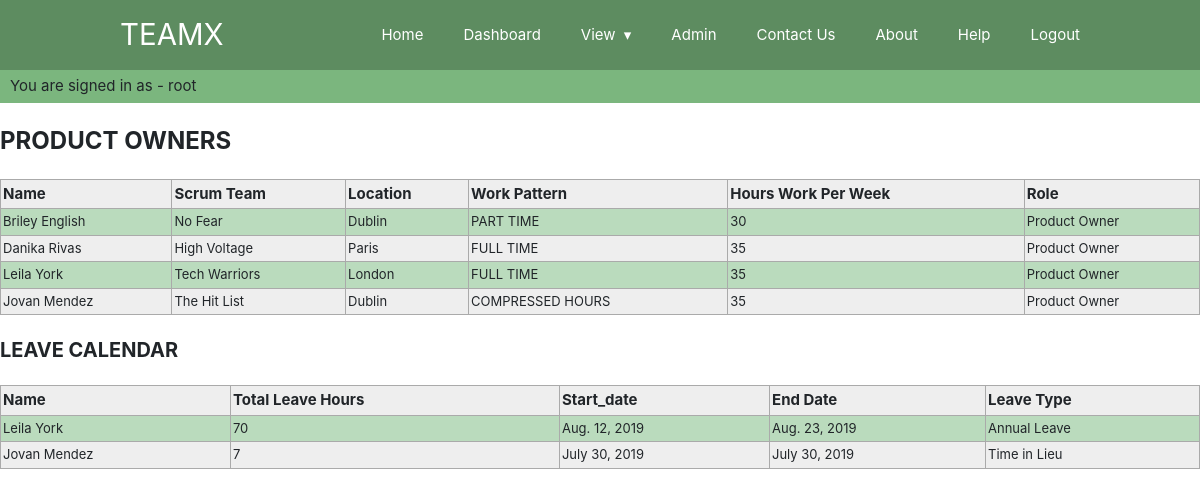
The page /all_product_owners/ (signed in) on the database its author committed.
### TeamXapp/models.py (models this page shows, shortened)
class AllMembers(models.Model):
    IN_TEAM_CHOICES = [('YES', 'Yes') , ('NO', 'No')]
    WORK_PATTERN_CHOICES = [('FULL TIME' , 'Full time') , ('PART TIME', 'Part time') , ('COMPRESSED HOURS', 'Compressed hours')]
    first_name = models.CharField(max_length=30, verbose_name="First name")
    second_name = models.CharField(max_length=30, verbose_name="Second name")
    work_pattern = models.CharField(choices=WORK_PATTERN_CHOICES, max_length=16, default='FULL TIME', null=True, blank=True)
    hours_per_week = models.IntegerField(verbose_name="Hours Per Week" , default=35)
    email = models.EmailField(null=True,blank=True)
    scrum_team_name = models.ForeignKey("ScrumTeam", on_delete=models.PROTECT, verbose_name="Scrum teams", null=True, blank=True)
    scrum_team_roles = models.ForeignKey("ScrumTeamRole", on_delete=models.DO_NOTHING, verbose_name="Roles", null=True, blank=True)
    myskill = models.ManyToManyField('Skills', blank=True, verbose_name="Skills")
    avatar = models.ImageField(null=True, blank=True)
    location = models.ForeignKey("location",on_delete=models.PROTECT, verbose_name="Location", null=True, blank=True)
    def __str__ (self):
        return self.first_name + ' ' +  self.second_name
    class Meta:
        verbose_name = "Team Member"
        verbose_name_plural = "Team Members"

class ScrumTeam(models.Model):
    team_name = models.CharField(max_length=30, verbose_name="Scrum Team Name", null=True, blank=True)
    team_type = models.ForeignKey("ScrumTeamType", on_delete=models.PROTECT, null=True, blank=True, verbose_name="Team Type")
    current_focus = models.TextField(blank=True, null=True, verbose_name="Current Focus")
    scrum_master = models.ForeignKey("AllMembers", on_delete=models.DO_NOTHING, null=True, blank=True, verbose_name="Scrum Master")
    team_status = models.ForeignKey("ScrumTeamStatus", on_delete=models.DO_NOTHING, null=True, blank=True, verbose_name="Team Status")
    domain = models.ForeignKey('Domain', null=True, blank=True, on_delete=models.DO_NOTHING, verbose_name="Domain")
    def __str__ (self):
        return self.team_name
    class Meta:
        verbose_name = 'Scrum Team'
        verbose_name_plural = 'Scrum Teams'

class location(models.Model):
    location_name = models.CharField(max_length=50, verbose_name="Location")
    country = models.CharField(max_length=100, verbose_name="Country")
    class Meta:
        verbose_name = ("Location")
        verbose_name_plural = ("Locations")
    def __str__(self):
        return self.location_name

class ScrumTeamRole(models.Model):
    name = models.CharField(max_length=30, verbose_name="Scrum Team Role:")
    job_role_group = models.ForeignKey("JobRoleGroup", null=True, blank=True, on_delete=models.DO_NOTHING)
    description = models.TextField(blank=True, null=True, verbose_name="Description")
    def __str__(self):
        return self.name
    class Meta:
        verbose_name = 'Job Role'
        verbose_name_plural = 'Job Roles'

class LeaveCalendar(models.Model):
    team_member = models.ForeignKey("AllMembers", on_delete=models.DO_NOTHING)
    start_date = models.DateField()
    end_date = models.DateField()
    total_hours = models.IntegerField()
    leave_type = models.ForeignKey("LeaveStatus", on_delete=models.DO_NOTHING, null=True, blank=True)
    note = models.TextField(blank=True, null=True, verbose_name="Leave Note")

class LeaveStatus(models.Model):
    leave_status = models.CharField(max_length=31, null=True, blank=True)
    description = models.TextField(blank=True, null=True, verbose_name="Description")
    def __str__(self):
        return self.leave_status
    class Meta:
        verbose_name = 'Leave Type'
        verbose_name_plural = 'Leave Type'

### TeamXapp/views.py (the view)
# urls.py: path('all_product_owners/' , all_product_owners    , name ='all_product_owners'),
def all_product_owners(request, *args, **kwargs):
    people_stuff = AllMembers.objects.filter(scrum_team_roles=7)
    leave_stuff = LeaveCalendar.objects.all()
    context = {"all_people" : people_stuff,
               "all_leave"  : leave_stuff}
    target_page = './html/all_product_owners.html'
    return render(request,  target_page , context)

### templates/html/all_product_owners.html (shortened to what this page needs)
{% extends "base.html" %}
{% block content %}
<div class="ScrumTeam">PRODUCT OWNERS{{people.scrum_team_roles}}</div>
    <table class="blueTable">
        <tr>
            <th class="">Name</th>
            <th class="">Scrum Team</th>
            <th class="">Location</th>
            <th class="">Work Pattern</th>
            <th class="">Hours Work Per Week</th>
            <th class="">Role</th>
        </tr>
        {% for people in all_people %}
            <tr>
                <td class="">{{people.first_name}} {{people.second_name}}</td>
                <td class="">{{people.scrum_team_name}}</td>
                <td class="">{{people.location}}</td>
                <td class="">{{people.work_pattern}}</td>
                <td class="">{{people.hours_per_week}}</td>
                <td class="">{{people.scrum_team_roles}}</td>
            </tr>
        {% endfor %}
    </table>
<div class="TeamMembers">LEAVE CALENDAR</div>
   <table class="blueTable">
        <tr>
            <th class="">Name</th>
            <th class="">Total Leave Hours</th>
            <th class="">Start_date</th>
            <th class="">End Date</th>
            <th class="">Leave Type</th>
        </tr>
        {% for people in all_people %}
            {% for leave in all_leave %}
                {% if leave.team_member.id ==  people.id %}
                    <tr>
                        <td class="">{{leave.team_member}}</td>
                        <td class="">{{leave.total_hours}}</td>
                        <td class="">{{leave.start_date}}</td>
                        <td class="">{{leave.end_date}}</td>
                        <td class="">{{leave.leave_type}}</td>
                    </tr>
                {% endif %}
            {% endfor %}
        {% endfor %}
{% endblock%}

### templates/html/navbar.html (shortened to what this page needs)
<div>
<section class="user_bar">
{% if user.is_authenticated %}
  You are signed in as - {{ user.username }}
{% endif %}
</section>
</div>
<section class="navigation fixed-top">
    <div class="nav-container">
        <div class="brand">
            <a href="/">TeamX</a>
        </div>
        <nav class=>
            <ul class="nav-list">
            <li>
                <a href="/">Home</a>
            </li>
			<li>
                <a href="{% url 'dashboard' %}">Dashboard</a>
            </li>
            <li>
                <a href="#!">View</a>
            </li>
			<li>
                <a href="{% url 'admin:index' %}">Admin</a>
            </li>
            <li>
                <a href="{% url 'contact' %}">Contact Us</a>
            </li>
			<li>
                <a href="{% url 'about' %}">About</a>
            </li>
            <li>
                <a href="{% url 'help' %}">Help</a>
            </li>
            <li>
                <a href="{% url 'logout' %}">Logout</a>
            </li>
            </ul>
        </nav>
    </div>
</section>

### static/css/w3.css (style rules this page uses)
*,*:before,*:after { box-sizing:inherit }
html { -ms-text-size-adjust:100%;-webkit-text-size-adjust:100% }
body { margin:0 }
article,aside,details,figcaption,figure,footer,header,main,menu,nav,section,summary { display:block }
a { background-color:transparent;-webkit-text-decoration-skip:objects }
html,body { font-family:Verdana,sans-serif;font-size:15px;line-height:1.5 }
html { overflow-x:hidden }
a { color:inherit }

### static/css/style.css (style rules this page uses)
a { color: black; text-decoration: none; }
html { scroll-behavior: smooth; }
body, html { height: 100% }

### templates/html/navbar.html (style rules this page uses)
.navigation { height: 70px !important; background: #5D8C60 !important; }
.brand { position: absolute; padding-left: 20px; float: left; line-height: 70px; text-transform: uppercase; font-size: 1.4em !important; }
.brand a, .brand a:visited { color: #fff; text-decoration: none; font-size: 1.4em !important; }
.nav-container { max-width: 1000px; margin: 0 auto; }
nav { float: right; }
nav ul { list-style: none; margin: 0; padding: 0; }
nav ul li { float: left; position: relative; }
nav ul li a, nav ul li a:visited { display: block; padding: 0 20px; line-height: 70px; background: #5D8C60; color: #fff; text-decoration: none; }
nav ul li a:not(:only-child):after, nav ul li a:visited:not(:only-child):after { padding-left: 4px; content: ' ▾'; }
@media screen and (min-width: 799px) { .nav-list { display: block !important; } }
.user_bar { background-color: #7bb67e; color: dark-grey; width: 100%; height: auto; padding-top: 5px; padding-bottom: 5px; padding-left: 10px; border-width: 1px; }

### templates/base.html (style rules this page uses)
body { padding: 70px 0px 0px 0px; }

### templates/html/all_product_owners.html (style rules this page uses)
.ScrumTeam { font-size: 24px; font-weight: bold; margin-top: 20px; margin-bottom: 20px; }
.TeamMembers { font-size: 20px; font-weight: bold; margin-top: 20px; margin-bottom: 20px; }
table.blueTable { border: 1px solid #1C6EA4; background-color: #EEEEEE; width: 100%; text-align: left; border-collapse: collapse; }
table.blueTable td, table.blueTable th { border: 1px solid #AAAAAA; padding: 3px 2px; }
table.blueTable tbody td { font-size: 13px; }
table.blueTable tr:nth-child(even) { background: #badbbd; }

### rows shown on the page
AllMembers: first_name "Briley", second_name "English", scrum_team_name "No Fear", location "Dublin", work_pattern "PART TIME", hours_per_week "30", scrum_team_roles "Product Owner"
AllMembers: first_name "Danika", second_name "Rivas", scrum_team_name "High Voltage", location "Paris", work_pattern "FULL TIME", hours_per_week "35", scrum_team_roles "Product Owner"
AllMembers: first_name "Leila", second_name "York", scrum_team_name "Tech Warriors", location "London", work_pattern "FULL TIME", hours_per_week "35", scrum_team_roles "Product Owner"
AllMembers: first_name "Jovan", second_name "Mendez", scrum_team_name "The Hit List", location "Dublin", work_pattern "COMPRESSED HOURS", hours_per_week "35", scrum_team_roles "Product Owner"
LeaveCalendar: team_member "Leila York", total_hours "70", start_date "Aug. 12, 2019", end_date "Aug. 23, 2019", leave_type "Annual Leave"
LeaveCalendar: team_member "Jovan Mendez", total_hours "7", start_date "July 30, 2019", end_date "July 30, 2019", leave_type "Time in Lieu"

### other values the page prints
{{ user.username }} "root"
